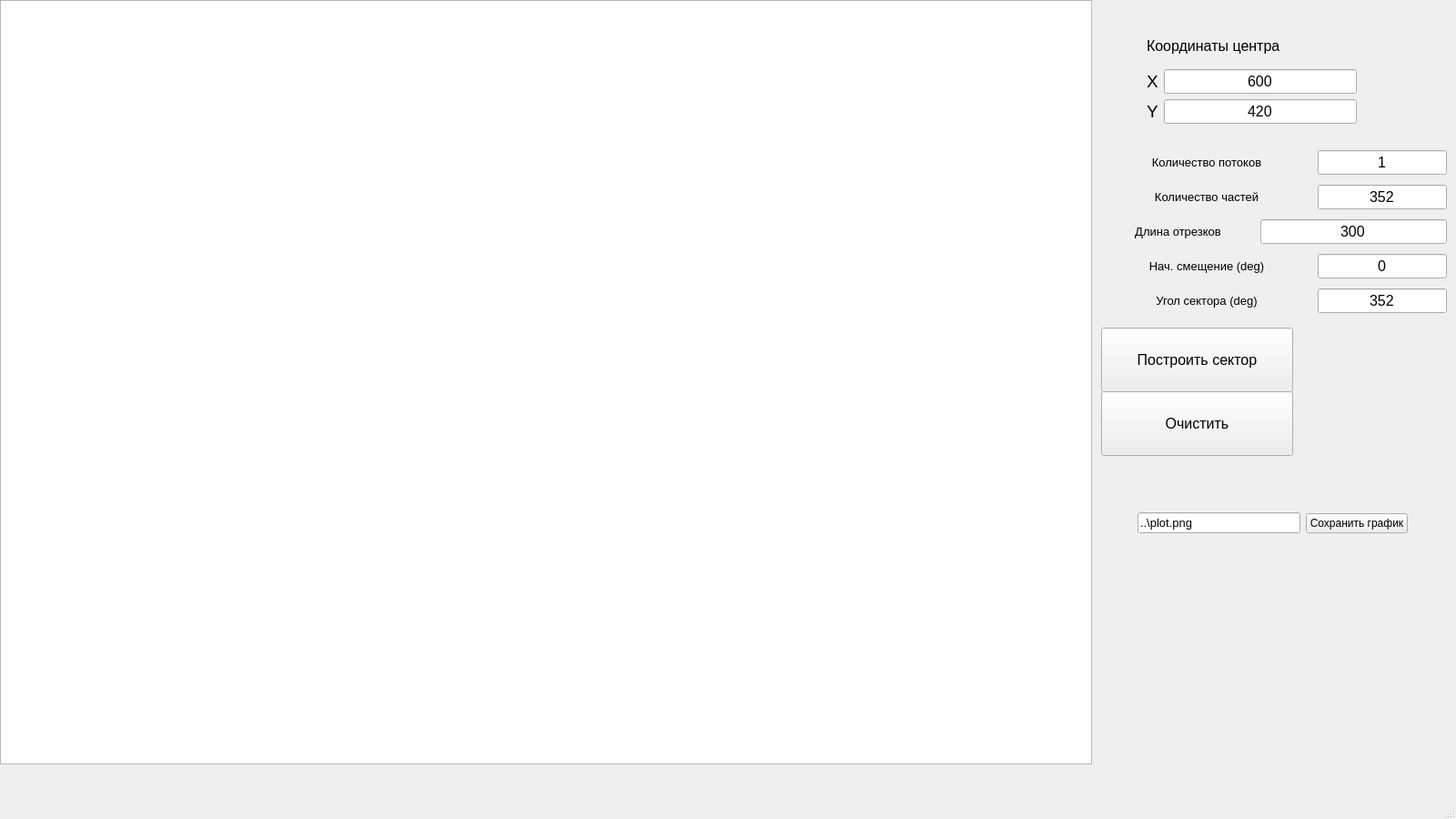
<?xml version="1.0" encoding="UTF-8"?>
<ui version="4.0">
 <class>MainWindow</class>
 <widget class="QMainWindow" name="MainWindow">
  <property name="geometry">
   <rect>
    <x>0</x>
    <y>0</y>
    <width>1600</width>
    <height>900</height>
   </rect>
  </property>
  <property name="sizePolicy">
   <sizepolicy hsizetype="Fixed" vsizetype="Fixed">
    <horstretch>0</horstretch>
    <verstretch>0</verstretch>
   </sizepolicy>
  </property>
  <property name="windowTitle">
   <string>MainWindow</string>
  </property>
  <widget class="QWidget" name="centralwidget">
   <widget class="QGraphicsView" name="graphicsView">
    <property name="geometry">
     <rect>
      <x>0</x>
      <y>0</y>
      <width>1200</width>
      <height>840</height>
     </rect>
    </property>
    <property name="sizePolicy">
     <sizepolicy hsizetype="Fixed" vsizetype="Fixed">
      <horstretch>0</horstretch>
      <verstretch>0</verstretch>
     </sizepolicy>
    </property>
    <property name="verticalScrollBarPolicy">
     <enum>Qt::ScrollBarAlwaysOff</enum>
    </property>
    <property name="horizontalScrollBarPolicy">
     <enum>Qt::ScrollBarAlwaysOff</enum>
    </property>
   </widget>
   <widget class="QPushButton" name="btnDrawSector">
    <property name="geometry">
     <rect>
      <x>1210</x>
      <y>360</y>
      <width>211</width>
      <height>71</height>
     </rect>
    </property>
    <property name="font">
     <font>
      <pointsize>12</pointsize>
     </font>
    </property>
    <property name="text">
     <string>Построить сектор</string>
    </property>
   </widget>
   <widget class="QPushButton" name="btnCls">
    <property name="geometry">
     <rect>
      <x>1210</x>
      <y>430</y>
      <width>211</width>
      <height>71</height>
     </rect>
    </property>
    <property name="font">
     <font>
      <pointsize>12</pointsize>
     </font>
    </property>
    <property name="text">
     <string>Очистить</string>
    </property>
   </widget>
   <widget class="QWidget" name="layoutWidget">
    <property name="geometry">
     <rect>
      <x>1260</x>
      <y>30</y>
      <width>231</width>
      <height>106</height>
     </rect>
    </property>
    <layout class="QVBoxLayout" name="verticalLayout_2">
     <item>
      <widget class="QLabel" name="label_3">
       <property name="font">
        <font>
         <pointsize>12</pointsize>
        </font>
       </property>
       <property name="text">
        <string>Координаты центра</string>
       </property>
      </widget>
     </item>
     <item>
      <layout class="QVBoxLayout" name="verticalLayout">
       <item>
        <layout class="QHBoxLayout" name="horizontalLayout">
         <item>
          <widget class="QLabel" name="label">
           <property name="font">
            <font>
             <pointsize>14</pointsize>
            </font>
           </property>
           <property name="text">
            <string>X</string>
           </property>
           <property name="alignment">
            <set>Qt::AlignCenter</set>
           </property>
          </widget>
         </item>
         <item>
          <widget class="QLineEdit" name="inpXCenter">
           <property name="font">
            <font>
             <pointsize>12</pointsize>
            </font>
           </property>
           <property name="text">
            <string>600</string>
           </property>
           <property name="alignment">
            <set>Qt::AlignCenter</set>
           </property>
          </widget>
         </item>
        </layout>
       </item>
       <item>
        <layout class="QHBoxLayout" name="horizontalLayout_2">
         <item>
          <widget class="QLabel" name="label_2">
           <property name="font">
            <font>
             <pointsize>14</pointsize>
            </font>
           </property>
           <property name="text">
            <string>Y</string>
           </property>
           <property name="alignment">
            <set>Qt::AlignCenter</set>
           </property>
          </widget>
         </item>
         <item>
          <widget class="QLineEdit" name="inpYCenter">
           <property name="font">
            <font>
             <pointsize>12</pointsize>
            </font>
           </property>
           <property name="text">
            <string>420</string>
           </property>
           <property name="alignment">
            <set>Qt::AlignCenter</set>
           </property>
          </widget>
         </item>
        </layout>
       </item>
      </layout>
     </item>
    </layout>
   </widget>
   <widget class="QWidget" name="layoutWidget">
    <property name="geometry">
     <rect>
      <x>1210</x>
      <y>160</y>
      <width>380</width>
      <height>190</height>
     </rect>
    </property>
    <layout class="QVBoxLayout" name="verticalLayout_3">
     <item>
      <layout class="QHBoxLayout" name="horizontalLayout_7">
       <item>
        <widget class="QLabel" name="label_8">
         <property name="font">
          <font>
           <pointsize>10</pointsize>
          </font>
         </property>
         <property name="text">
          <string>Количество потоков</string>
         </property>
         <property name="alignment">
          <set>Qt::AlignCenter</set>
         </property>
        </widget>
       </item>
       <item>
        <widget class="QLineEdit" name="inpNThreads">
         <property name="sizePolicy">
          <sizepolicy hsizetype="Fixed" vsizetype="Fixed">
           <horstretch>0</horstretch>
           <verstretch>0</verstretch>
          </sizepolicy>
         </property>
         <property name="font">
          <font>
           <pointsize>12</pointsize>
          </font>
         </property>
         <property name="text">
          <string>1</string>
         </property>
         <property name="alignment">
          <set>Qt::AlignCenter</set>
         </property>
        </widget>
       </item>
      </layout>
     </item>
     <item>
      <layout class="QHBoxLayout" name="horizontalLayout_6">
       <item>
        <widget class="QLabel" name="label_7">
         <property name="font">
          <font>
           <pointsize>10</pointsize>
          </font>
         </property>
         <property name="text">
          <string>Количество частей</string>
         </property>
         <property name="alignment">
          <set>Qt::AlignCenter</set>
         </property>
        </widget>
       </item>
       <item>
        <widget class="QLineEdit" name="inpNParts">
         <property name="sizePolicy">
          <sizepolicy hsizetype="Fixed" vsizetype="Fixed">
           <horstretch>0</horstretch>
           <verstretch>0</verstretch>
          </sizepolicy>
         </property>
         <property name="font">
          <font>
           <pointsize>12</pointsize>
          </font>
         </property>
         <property name="text">
          <string>352</string>
         </property>
         <property name="alignment">
          <set>Qt::AlignCenter</set>
         </property>
        </widget>
       </item>
      </layout>
     </item>
     <item>
      <layout class="QHBoxLayout" name="horizontalLayout_5">
       <item>
        <widget class="QLabel" name="label_6">
         <property name="font">
          <font>
           <pointsize>10</pointsize>
          </font>
         </property>
         <property name="text">
          <string>Длина отрезков</string>
         </property>
         <property name="alignment">
          <set>Qt::AlignCenter</set>
         </property>
        </widget>
       </item>
       <item>
        <widget class="QLineEdit" name="inpLength">
         <property name="sizePolicy">
          <sizepolicy hsizetype="Fixed" vsizetype="Fixed">
           <horstretch>0</horstretch>
           <verstretch>0</verstretch>
          </sizepolicy>
         </property>
         <property name="minimumSize">
          <size>
           <width>205</width>
           <height>0</height>
          </size>
         </property>
         <property name="font">
          <font>
           <pointsize>12</pointsize>
          </font>
         </property>
         <property name="text">
          <string>300</string>
         </property>
         <property name="alignment">
          <set>Qt::AlignCenter</set>
         </property>
        </widget>
       </item>
      </layout>
     </item>
     <item>
      <layout class="QHBoxLayout" name="horizontalLayout_3">
       <item>
        <widget class="QLabel" name="label_4">
         <property name="font">
          <font>
           <pointsize>10</pointsize>
          </font>
         </property>
         <property name="text">
          <string>Нач. смещение (deg)</string>
         </property>
         <property name="alignment">
          <set>Qt::AlignCenter</set>
         </property>
        </widget>
       </item>
       <item>
        <widget class="QLineEdit" name="inpDegOffset">
         <property name="sizePolicy">
          <sizepolicy hsizetype="Fixed" vsizetype="Fixed">
           <horstretch>0</horstretch>
           <verstretch>0</verstretch>
          </sizepolicy>
         </property>
         <property name="font">
          <font>
           <pointsize>12</pointsize>
          </font>
         </property>
         <property name="text">
          <string>0</string>
         </property>
         <property name="alignment">
          <set>Qt::AlignCenter</set>
         </property>
        </widget>
       </item>
      </layout>
     </item>
     <item>
      <layout class="QHBoxLayout" name="horizontalLayout_4">
       <item>
        <widget class="QLabel" name="label_5">
         <property name="font">
          <font>
           <pointsize>10</pointsize>
          </font>
         </property>
         <property name="text">
          <string>Угол сектора (deg)</string>
         </property>
         <property name="alignment">
          <set>Qt::AlignCenter</set>
         </property>
        </widget>
       </item>
       <item>
        <widget class="QLineEdit" name="inpDegSector">
         <property name="sizePolicy">
          <sizepolicy hsizetype="Fixed" vsizetype="Fixed">
           <horstretch>0</horstretch>
           <verstretch>0</verstretch>
          </sizepolicy>
         </property>
         <property name="font">
          <font>
           <pointsize>12</pointsize>
          </font>
         </property>
         <property name="text">
          <string>352</string>
         </property>
         <property name="alignment">
          <set>Qt::AlignCenter</set>
         </property>
        </widget>
       </item>
      </layout>
     </item>
    </layout>
   </widget>
   <widget class="QWidget" name="layoutWidget">
    <property name="geometry">
     <rect>
      <x>1250</x>
      <y>560</y>
      <width>297</width>
      <height>30</height>
     </rect>
    </property>
    <layout class="QHBoxLayout" name="horizontalLayout_8">
     <item>
      <widget class="QLineEdit" name="inpPathPlot">
       <property name="font">
        <font>
         <pointsize>10</pointsize>
        </font>
       </property>
       <property name="text">
        <string>..\plot.png</string>
       </property>
      </widget>
     </item>
     <item>
      <widget class="QPushButton" name="btnSavePlot">
       <property name="text">
        <string>Сохранить график</string>
       </property>
      </widget>
     </item>
    </layout>
   </widget>
  </widget>
  <widget class="QMenuBar" name="menubar">
   <property name="geometry">
    <rect>
     <x>0</x>
     <y>0</y>
     <width>1600</width>
     <height>26</height>
    </rect>
   </property>
  </widget>
  <widget class="QStatusBar" name="statusbar"/>
 </widget>
 <resources/>
 <connections/>
</ui>
